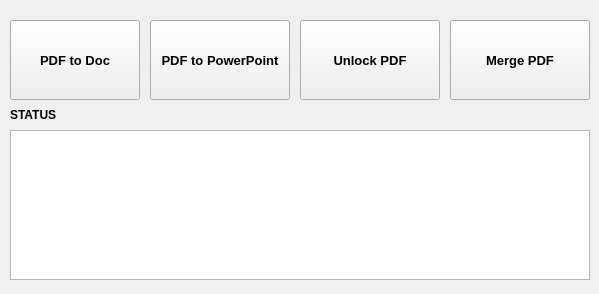
<?xml version="1.0" encoding="UTF-8"?>
<ui version="4.0">
 <class>pdf_Handler</class>
 <widget class="QMainWindow" name="pdf_Handler">
  <property name="geometry">
   <rect>
    <x>0</x>
    <y>0</y>
    <width>599</width>
    <height>294</height>
   </rect>
  </property>
  <property name="windowTitle">
   <string>MainWindow</string>
  </property>
  <property name="tabShape">
   <enum>QTabWidget::Rounded</enum>
  </property>
  <property name="dockNestingEnabled">
   <bool>false</bool>
  </property>
  <widget class="QWidget" name="centralwidget">
   <widget class="QPushButton" name="pdf_Powerpoint_Button">
    <property name="geometry">
     <rect>
      <x>150</x>
      <y>20</y>
      <width>140</width>
      <height>80</height>
     </rect>
    </property>
    <property name="font">
     <font>
      <pointsize>10</pointsize>
      <bold>true</bold>
     </font>
    </property>
    <property name="text">
     <string>PDF to PowerPoint</string>
    </property>
   </widget>
   <widget class="QPushButton" name="pdf_Doc_Button">
    <property name="geometry">
     <rect>
      <x>10</x>
      <y>20</y>
      <width>130</width>
      <height>80</height>
     </rect>
    </property>
    <property name="font">
     <font>
      <pointsize>10</pointsize>
      <bold>true</bold>
     </font>
    </property>
    <property name="text">
     <string>PDF to Doc</string>
    </property>
   </widget>
   <widget class="QPushButton" name="pdf_Merge_Button">
    <property name="geometry">
     <rect>
      <x>450</x>
      <y>20</y>
      <width>140</width>
      <height>80</height>
     </rect>
    </property>
    <property name="font">
     <font>
      <pointsize>10</pointsize>
      <bold>true</bold>
     </font>
    </property>
    <property name="text">
     <string>Merge PDF</string>
    </property>
   </widget>
   <widget class="QTextBrowser" name="textBrowser">
    <property name="geometry">
     <rect>
      <x>10</x>
      <y>130</y>
      <width>580</width>
      <height>150</height>
     </rect>
    </property>
   </widget>
   <widget class="QLabel" name="status_Label">
    <property name="geometry">
     <rect>
      <x>10</x>
      <y>100</y>
      <width>80</width>
      <height>30</height>
     </rect>
    </property>
    <property name="font">
     <font>
      <bold>true</bold>
     </font>
    </property>
    <property name="text">
     <string>STATUS</string>
    </property>
   </widget>
   <widget class="QPushButton" name="pdf_Unlock_Button">
    <property name="geometry">
     <rect>
      <x>300</x>
      <y>20</y>
      <width>140</width>
      <height>80</height>
     </rect>
    </property>
    <property name="font">
     <font>
      <pointsize>10</pointsize>
      <bold>true</bold>
     </font>
    </property>
    <property name="text">
     <string>Unlock PDF</string>
    </property>
   </widget>
  </widget>
 </widget>
 <resources/>
 <connections/>
</ui>
